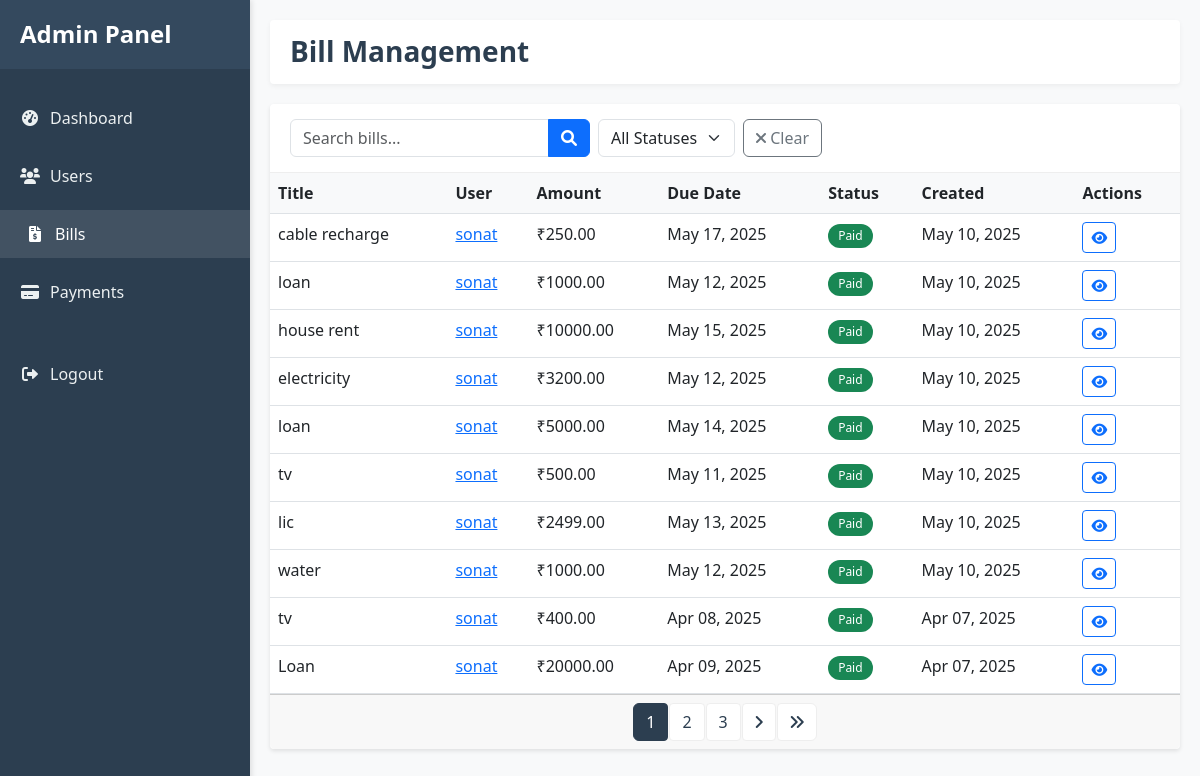
The app's page /admin-portal/bills/ (signed in), older data.
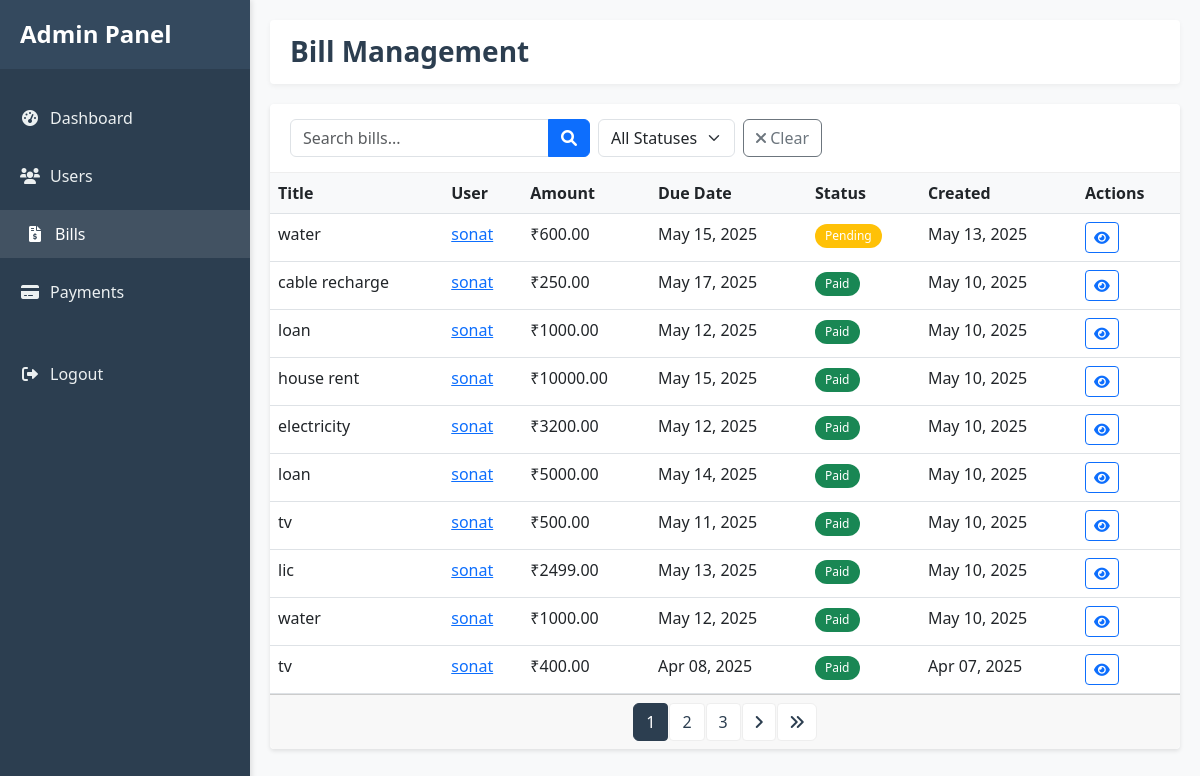
The same page, newer data.
### app/models.py (models this page shows, shortened)
class Bill(models.Model):
    CATEGORY_CHOICES = [
        ('utilities', 'Utilities'),
        ('rent', 'Rent'),
        ('insurance', 'Insurance'),
        ('subscription', 'Subscription'),
        ('other', 'Other'),
    ]
    PAYMENT_STATUS_CHOICES = [
        ('pending', 'Pending'),
        ('paid', 'Paid'),
        ('overdue', 'Overdue'),
    ]
    user = models.ForeignKey(User, on_delete=models.CASCADE)
    title = models.CharField(max_length=200)
    description = models.TextField(blank=True)
    amount = models.DecimalField(max_digits=10, decimal_places=2)
    due_date = models.DateField()
    category = models.CharField(max_length=20, choices=CATEGORY_CHOICES)
    payment_status = models.CharField(max_length=20, choices=PAYMENT_STATUS_CHOICES, default='pending')
    paid_date = models.DateTimeField(null=True, blank=True)
    created_at = models.DateTimeField(auto_now_add=True)
    updated_at = models.DateTimeField(auto_now=True)
    reminder_sent = models.BooleanField(default=False)
    last_reminder_sent = models.DateTimeField(null=True, blank=True)

### app/views.py (the view)
# urls.py: path('admin-portal/bills/', views.admin_bill_list, name='admin_bill_list'),
@staff_member_required(login_url='login')
def admin_bill_list(request):
    bills = Bill.objects.all().order_by('-created_at')
    status_filter = request.GET.get('status', '')
    if status_filter:
        bills = bills.filter(payment_status=status_filter)
    search_query = request.GET.get('search', '')
    if search_query:
        bills = bills.filter(
            Q(title__icontains=search_query) |
            Q(description__icontains=search_query) |
            Q(user__username__icontains=search_query)
        )
    paginator = Paginator(bills, 10)  # Show 10 bills per page
    page_number = request.GET.get('page')
    page_obj = paginator.get_page(page_number)
    context = {
        'page_obj': page_obj,
        'status_filter': status_filter,
        'search_query': search_query,
        'statuses': Bill.PAYMENT_STATUS_CHOICES,
    }
    return render(request, 'app/admin/bill_list.html', context)

### app/templates/app/admin/bill_list.html (shortened to what this page needs)
{% extends 'app/admin/base.html' %}
{% block header_title %}Bill Management{% endblock %}
{% block content %}
<div class="card mb-4">
    <div class="card-header">
        <form method="get" class="d-flex flex-wrap">
            <div class="input-group me-2 mb-2 mb-md-0" style="max-width: 300px;">
                <input type="text" name="search" class="form-control" placeholder="Search bills..." value="{{ search_query }}">
                <button class="btn btn-primary" type="submit">
                    <i class="fas fa-search"></i>
                </button>
            </div>
            <div class="me-2 mb-2 mb-md-0">
                <select name="status" class="form-select">
                    <option value="">All Statuses</option>
                </select>
            </div>
            <a href="{% url 'admin_bill_list' %}" class="btn btn-outline-secondary mb-2 mb-md-0">
                <i class="fas fa-times"></i> Clear
            </a>
        </form>
    </div>
    <div class="card-body p-0">
        <div class="table-responsive">
            <table class="table table-hover">
                <thead>
                    <tr>
                        <th>Title</th>
                        <th>User</th>
                        <th>Amount</th>
                        <th>Due Date</th>
                        <th>Status</th>
                        <th>Created</th>
                        <th>Actions</th>
                    </tr>
                </thead>
                <tbody>
                    {% if page_obj %}
                        {% for bill in page_obj %}
                            <tr>
                                <td>{{ bill.title }}</td>
                                <td>
                                    <a href="{% url 'admin_user_detail' bill.user.id %}">{{ bill.user.username }}</a>
                                </td>
                                <td>₹{{ bill.amount }}</td>
                                <td>{{ bill.due_date|date:"M d, Y" }}</td>
                                <td>
                                    {% if bill.payment_status == 'paid' %}
                                        <span class="badge bg-success">Paid</span>
                                    {% elif bill.payment_status == 'overdue' %}
                                        <span class="badge bg-danger">Overdue</span>
                                    {% else %}
                                        <span class="badge bg-warning">Pending</span>
                                    {% endif %}
                                </td>
                                <td>{{ bill.created_at|date:"M d, Y" }}</td>
                                <td>
                                    <a href="{% url 'admin_bill_detail' bill.id %}" class="btn btn-sm btn-outline-primary">
                                        <i class="fas fa-eye"></i>
                                    </a>
                                </td>
                            </tr>
                        {% endfor %}
                    {% else %}
                        <tr>
                            <td colspan="7" class="text-center py-4">
                                <p class="mb-0 text-muted">No bills found</p>
                            </td>
                        </tr>
                    {% endif %}
                </tbody>
            </table>
        </div>
    </div>
    {% if page_obj.paginator.num_pages > 1 %}
    <div class="card-footer d-flex justify-content-center">
        <nav aria-label="Page navigation">
            <ul class="pagination mb-0">
                {% for num in page_obj.paginator.page_range %}
                    {% if page_obj.number == num %}
                        <li class="page-item active"><span class="page-link">{{ num }}</span></li>
                    {% elif num > page_obj.number|add:'-3' and num < page_obj.number|add:'3' %}
                        <li class="page-item">
                            <a class="page-link" href="?page={{ num }}{% if search_query %}&search={{ search_query }}{% endif %}{% if status_filter %}&status={{ status_filter }}{% endif %}">{{ num }}</a>
                        </li>
                    {% endif %}
                {% endfor %}
                {% if page_obj.has_next %}
                    <li class="page-item">
                        <a class="page-link" href="?page={{ page_obj.next_page_number }}{% if search_query %}&search={{ search_query }}{% endif %}{% if status_filter %}&status={{ status_filter }}{% endif %}" aria-label="Next">
                            <i class="fas fa-angle-right"></i>
                        </a>
                    </li>
                    <li class="page-item">
                        <a class="page-link" href="?page={{ page_obj.paginator.num_pages }}{% if search_query %}&search={{ search_query }}{% endif %}{% if status_filter %}&status={{ status_filter }}{% endif %}" aria-label="Last">
                            <i class="fas fa-angle-double-right"></i>
                        </a>
                    </li>
                {% endif %}
            </ul>
        </nav>
    </div>
    {% endif %}
</div>
{% endblock %}

### app/templates/app/admin/base.html (shortened to what this page needs)
<!DOCTYPE html>
<html lang="en">
<head>
    <link href="https://cdn.jsdelivr.net/npm/bootstrap@5.3.0/dist/css/bootstrap.min.css" rel="stylesheet">
    <link rel="stylesheet" href="https://cdn.jsdelivr.net/npm/bootstrap-icons@1.7.2/font/bootstrap-icons.css">
    <link rel="stylesheet" href="https://cdnjs.cloudflare.com/ajax/libs/font-awesome/6.0.0/css/all.min.css">
</head>
<body>
    <div class="admin-wrapper">
        <aside class="admin-sidebar">
            <div class="sidebar-header">
                <h3>Admin Panel</h3>
            </div>
            <div class="sidebar-menu">
                <ul class="nav flex-column">
                    <li class="nav-item">
                        <a href="{% url 'admin_dashboard' %}" class="nav-link {% if request.resolver_match.url_name == 'admin_dashboard' %}active{% endif %}">
                            <i class="fas fa-tachometer-alt"></i> Dashboard
                        </a>
                    </li>
                    <li class="nav-item">
                        <a href="{% url 'admin_user_list' %}" class="nav-link {% if 'admin_user' in request.resolver_match.url_name %}active{% endif %}">
                            <i class="fas fa-users"></i> Users
                        </a>
                    </li>
                    <li class="nav-item">
                        <a href="{% url 'admin_bill_list' %}" class="nav-link {% if 'admin_bill' in request.resolver_match.url_name %}active{% endif %}">
                            <i class="fas fa-file-invoice-dollar"></i> Bills
                        </a>
                    </li>
                    <li class="nav-item">
                        <a href="{% url 'admin_payment_list' %}" class="nav-link {% if 'admin_payment' in request.resolver_match.url_name %}active{% endif %}">
                            <i class="fas fa-credit-card"></i> Payments
                        </a>
                    </li>
                    <li class="nav-item mt-4">
                        <form method="POST" action="{% url 'logout' %}" style="display: inline;">
                            <button type="submit" class="nav-link text-danger border-0 bg-transparent w-100 text-start">
                                <i class="fas fa-sign-out-alt"></i> Logout
                            </button>
                        </form>
                    </li>
                </ul>
            </div>
        </aside>
        <main class="admin-content">
            <div class="admin-header">
                <h1>{% block header_title %}Admin Dashboard{% endblock %}</h1>
            </div>
            {% block content %}{% endblock %}
        </main>
    </div>
</body>
</html>

### app/templates/app/admin/base.html (style rules this page uses)
:root { --primary-color: #2c3e50; --secondary-color: #34495e; --accent-color: #3498db; --success-color: #2ecc71; --danger-color: #e74c3c; --warning-color: #f39c12; --info-color: #3498db; --light-color: #ecf0f1; --dark-color: #2c3e50; --border-radius: 4px; --box-shadow: 0 2px 4px rgba(0,0,0,0.1); --transition: all 0.3s ease; --sidebar-width: 250px; }
body { font-family: 'Segoe UI', Tahoma, Geneva, Verdana, sans-serif; background-color: #f8f9fa; min-height: 100vh; display: flex; flex-direction: column; }
.admin-wrapper { display: flex; min-height: 100vh; }
.admin-sidebar { width: var(--sidebar-width); background-color: var(--dark-color); color: white; position: fixed; top: 0; bottom: 0; left: 0; z-index: 100; box-shadow: 2px 0 5px rgba(0,0,0,0.1); transition: var(--transition); }
.admin-content { flex: 1; margin-left: var(--sidebar-width); padding: 20px; transition: var(--transition); }
.sidebar-header { padding: 20px; background-color: var(--secondary-color); display: flex; align-items: center; justify-content: space-between; }
.sidebar-header h3 { margin: 0; font-size: 1.5rem; font-weight: 600; color: white; }
.sidebar-menu { padding: 20px 0; }
.sidebar-menu .nav-link { color: #ecf0f1 !important; padding: 12px 20px; margin: 5px 0; border-radius: 0; font-weight: 500; transition: var(--transition); display: flex; align-items: center; gap: 10px; }
.sidebar-menu .nav-link:hover, .sidebar-menu .nav-link.active { background-color: rgba(255, 255, 255, 0.1); color: white !important; padding-left: 25px; }
.sidebar-menu .nav-link i { width: 20px; text-align: center; }
.admin-header { background-color: white; padding: 15px 20px; box-shadow: 0 2px 5px rgba(0,0,0,0.05); margin-bottom: 20px; border-radius: var(--border-radius); display: flex; align-items: center; justify-content: space-between; }
.admin-header h1 { margin: 0; font-size: 1.75rem; font-weight: 600; color: var(--dark-color); }
.card { border: none; border-radius: var(--border-radius); box-shadow: var(--box-shadow); margin-bottom: 20px; }
.card-header { background-color: white; border-bottom: 1px solid #eee; padding: 15px 20px; font-weight: 600; }
.table { margin-bottom: 0; }
.table th { background-color: #f8f9fa; font-weight: 600; border-bottom-width: 1px; }
.badge { font-weight: 500; padding: 6px 10px; border-radius: 20px; }
.pagination { margin-bottom: 0; }
.page-link { color: var(--primary-color); border-color: #eee; margin: 0 2px; border-radius: var(--border-radius); }
.page-item.active .page-link { background-color: var(--primary-color); border-color: var(--primary-color); }

Row changes from the older to the newer data that the page shows:
no longer on this page (row unchanged): Bill: title "Loan", user.username "sonat", amount "20000.00", due_date "Apr 09, 2025", payment_status "Paid", created_at "Apr 07, 2025"
added Bill: title "water", user.username "sonat", amount "600.00", due_date "May 15, 2025", payment_status "Pending", created_at "May 13, 2025"
